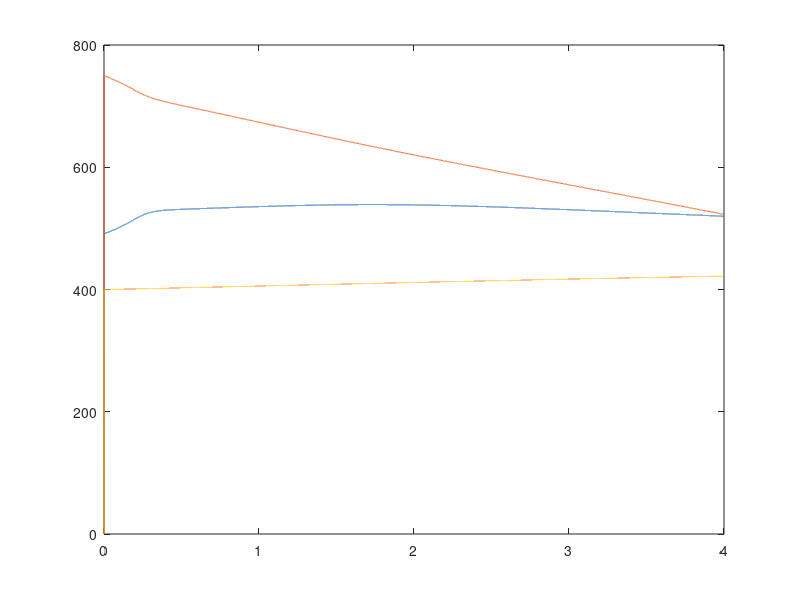
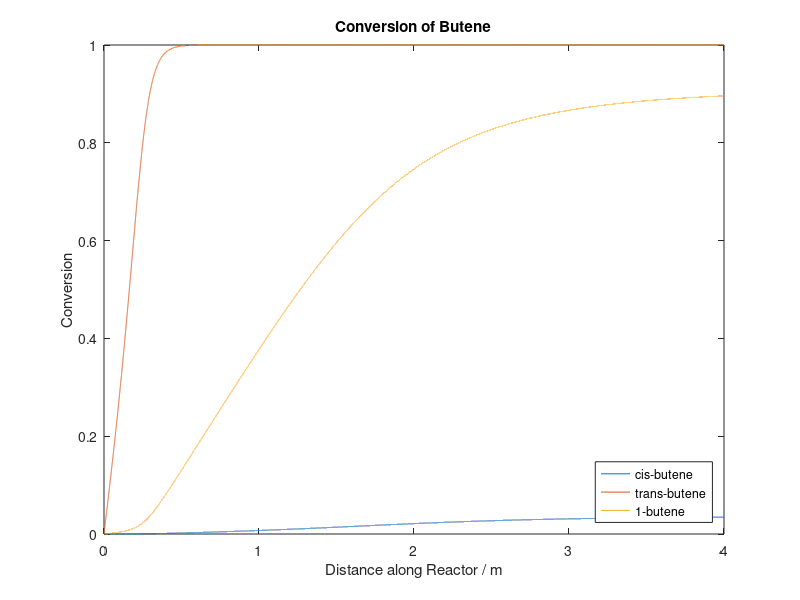

The MATLAB script that drew these images, in order: (Note: this script raises an error after producing the figures.)
%% Notes
%units based on data given -- mol/s, gram of catalyst, kPa
%check all variable values are reasonable; magnitude and sign
%% Component definitions
% 1 = cis-butene
% 2 = trans-butene
% 3 = 1-butene
% 4 = water  -- or w
% 5 = SBA    -- or a
% 6 = 1,3-butadiene
% 7 = i-butane
%% Inlet
F0 = [6.0230139,14.85743194,16.9150625,151.154161,0.00677639,1.827233333,0.18854306];  %mol/s
F0(4) = 10*sum(F0(1:3)); %Steam:Butene ratio
FT0 = sum(F0); %total molar flowrate in a given step
x0 = F0./FT0; %vector of compositions
%% Variable parameters
T0 = 491; %K
P0 = 7.5*10^2; %kPa
Height = 4; %m
TubeInnerDiameter = 0.50; %m
TubeThickness = 0.020; %m
NumberOfTubes = 5; %number of tubes
dz = 0.0001;   %m,height step size
Voidage = 0.4;    %voidage of packed bed
%% Reaction parameters
FlowArea = NumberOfTubes*pi*0.25*TubeInnerDiameter^2; %m2
k = 1.2*10^-7; %k is constant bc E=0 for all rxns
Kw0 = [3*10^-31, 1*10^-30, 1.2*10^-31]; %kPa^-3
dH = [-2.6*10^5,-2.2*10^5,-2.47*10^5]; %J/mol
KRatio = [150,80,100];
R = 8.3145; %J/mol K
CatalystRho = 2500; %kg/m3
ParticleDiameter = 0.001; %m
CatalystMass = CatalystRho*FlowArea*Height*(1-Voidage); %kg
N1 = Height/dz;   %number of steps
%% Reactor Model
Table = zeros;
Table(1,2) = T0;
Table(1,3) = P0;
Table(1,4) = x0(1);
Table(1,5) = x0(2);
Table(1,6) = x0(3);
Table(1,7) = x0(4);
Table(1,8) = x0(5);
for i = 1:N1
    %first iteration want inlet conditions
    if i == 1        
        T = T0; %K
        P = P0; %kPa
        F = F0; %mol/s
        CoolantTemp = 400; %K
    end
    %% Reaction
    FT = sum(F); %total molar flowrate in a given step
    x = F./FT; %vector of compositions
    pc4 = x(1:3).*P; %kPa
    pw = x(4)*P;     %kPa
    pa = x(5)*P;     %kPa
    Kw = Kw0.*exp(-dH./(R*T)); %kPa^-3

    rs = (k.*pc4.*pw^2)./((1+Kw.*pw^3).*(pw+KRatio.*pa)); %rate//per GRAM of catalyst
    m = 1000*CatalystMass/N1; %GRAMS of catalyst in each step
    r = rs.*m;   %number of moles of given butene consumed per second in a given step
 
    if any(r<0)
        errordlg('Negative rate; look at pressure drop')
        break
    end
    
    dF = [-r(1),-r(2),-r(3),-r(1)-r(2)-r(3),r(1)+r(2)+r(3),0,0]; %Assuming no side reactions
    %% Temperature Change
    DH = r.*(-5*10^4); %J/s, enthalpy released is dependent on number of moles reacted
    
    %NASA:
    coeff = [5.44417817E+00 -5.20451694E-03 9.62906577E-05 -1.20068814E-07 4.681948255E-11; ...
        5.57278967E+00 3.76541017E-03 6.52226708E-05 -8.30909522E-08 3.20311342E-11; ...
        4.42674073E+00 6.63946249E-03 6.80652815E-05 -9.28753562E-08 3.73473949E-11; ...
        4.19864056E+00 -2.03643410E-03 6.52040211E-06 -5.48797062E-09 1.77197817E-12; ...  
        5.03930607E+00 4.09387100E-04 9.15574112E-05 -1.19411713E-07 4.75043987E-11; ...  
        1.68530424E+00 1.96120012E-02 4.46523571E-05 -8.31523114E-08 3.80651226E-11; ...
        4.45479276E+00 8.26057985E-03 8.29886664E-05 -1.146476425E-07 4.64570101E-11];    
    a1 = coeff(:,1);
    a2 = coeff(:,2);
    a3 = coeff(:,3);
    a4 = coeff(:,4);
    a5 = coeff(:,5);
    Cp = R*(a1+a2*T+a3*T^2+a4*T^3+a5*T^4); %J/mol K 
    
    CpT = Cp'.*x; %J/s K; Cp transpose bc 7x1 * 1x7
    
    % Cooling Duty
    TubeOuterDiameter = TubeInnerDiameter+TubeThickness;
    U = 250; %W/m^2 K, 250-750 for organic solvents cooled by 
    CoolantMassFlow = 9;%kg/s
    CoolantMolarFlow = CoolantMassFlow/0.018; %mol/s
    dHXArea = NumberOfTubes*pi*TubeOuterDiameter*dz;
    dQS = U*dHXArea*(T-CoolantTemp); %J/s 
    %Perry's:
    CpWater = 276.37-2.0901*T+8.125E-03*T^2-0.014116E-03*T^3+9.3701E-09*T^4;
    CoolantTemp = CoolantTemp + dQS/(CpWater*CoolantMolarFlow);
    dT = (-sum(DH)-dQS)/(sum(CpT)*FT);
    %% Pressure drop
    %Ergun
    VolumetricFlow = FT*R*T/(P*1000); %IG Law -- appropriate at high Pressure?
    SuperficialVelocity = VolumetricFlow/FlowArea; 
    Mr = [56.11 56.11 56.11 18.02 74.12 54.09 58.12]./1000; %kg/mol 
    FluidDensity = dot(Mr,x)*P/(R*T);   %kg/m3, assuming IG
    
    %Viscosity coefficients from Riazi pp331-335
    A = [1.0320E-06 1.0320E-06 1.0320E-06 6.1842E-07 1.99E-07 2.6963E-07 6.9154E-07];
    B = [4.8960E-01 4.8960E-01 4.8960E-01 6.7780E-01 7.2330E-01 6.7150E-01 5.2140E-01];
    C = [3.4739E+02 3.4739E+02 3.4739E+02 8.4722E+02 1.7800E+02 1.3472E+02 2.2900E+02];
    D = [0.0000E+00 0.0000E+00 0.0000E+00 -7.4074E+04 0.0000E+00  0.0000E+00 0.0000E+00];
    MuLow = 1000.*A.*T.^B./(1+C./T+D./T^2); %cP; 1cP = 1 mPa s; Pr<0.6 (low pressure)
    %SBA coefficients are actually those for i-propanol
    %SBA data was not available in Riazi, so data from Perry's was used to calculate the vapour viscosity of SBA
    C1 = 1.2114E-07;
    C2 = 0.76972;
    C3 = 92.661;
    MuLow(5) = C1*T^C2/(1+C3/T)*10^3; %cP
    
    Pc = [4043 4043 4043 22055 4302 4277 3648]; %kPa
    Tc = [419.8 419.8 419.8 646.98 547.63 425.02 407.99]; %K
    Pr = P./Pc;
    Tr = T./Tc;
    ReducedDensity = Mr.*Pr./(R.*Tr);
    Zeta = Tc.^(1/6).*Mr.^(-1/2).*(0.987.*Pc).^(-2/3);
   
    Mu = MuLow+((0.1023+0.023364.*ReducedDensity+0.058533.*ReducedDensity.^2-0.040758.*ReducedDensity.^3+0.0093324.*ReducedDensity.^4).^4-10^-4)./Zeta; %cP
    MuMixture = 10^-3*sum(x.*Mr.^0.5.*Mu)/dot(x,Mr.^0.5); %Pa s
    
    dPE = 10^-3*dz*((150*MuMixture*(1-Voidage)^2*SuperficialVelocity)/(Voidage^3*ParticleDiameter^2)+(1.75*(1-Voidage)*FluidDensity*SuperficialVelocity^2)/(Voidage^3*ParticleDiameter)); %kPa 
    dP = -dPE+sum(dF)*R*T/(VolumetricFlow*1000);
    %% Recalculate values
    T = T+dT;
    P = P+dP;
    if P<100
        errordlg('Pressure too low')
        break
    end
    F = F+dF;
    
    FT = sum(F);
    x = F./FT;
    if any(x<0) || any(x>1) 
        errordlg('Unphysical composition')
        break
    end
    X = (sum(F0(1:3))-sum(F(1:3)))/sum(F0(1:3)); %conversion of mixed butenes
    X1 = (F0(1)-F(1))/F0(1);
    X2 = (F0(2)-F(2))/F0(2);
    X3 = (F0(3)-F(3))/F0(3);
    %% Store values in table
    Table(i+1,1) = i*dz;
    Table(i+1,2) = T;
    Table(i+1,3) = P;
    Table(i+1,4) = x(1);
    Table(i+1,5) = x(2);
    Table(i+1,6) = x(3);
    Table(i+1,7) = x(4);
    Table(i+1,8) = x(5);
    Table(i+1,9) = X1;
    Table(i+1,10) = X2;
    Table(i+1,11) = X3;
    Table(i+1,12) = -sum(DH);
    Table(i+1,15) = P;
    Table(i+1,13) = dQS;
    Table(i+1,14) = CoolantTemp;   
end

LogMeanTemp = ((T0-400)-(T-CoolantTemp))/log((T0-400)/(T-CoolantTemp));
HXArea = NumberOfTubes*pi*TubeOuterDiameter*Height;
Q = U*HXArea*LogMeanTemp;
PressureDrop = P0-P;

%% Plot
z = Table(:,1);
x1 = Table(:,4);
x2 = Table(:,5);
x3 = Table(:,6);
xw = Table(:,7);
xa = Table(:,8);
Temp = Table(:,2);
Press = Table(:,3);
X1 = Table(:,9);
X2 = Table(:,10);
X3 = Table(:,11);
Enthalpy = Table(:,12);
Pressure = Table(:,15);
Cooling = Table(:,13);
WaterTemp = Table(:,14);

figure(1)
plot(z,Temp,z,Pressure,z,WaterTemp)
%axis([0,i*dz,300,600])

figure(2)
plot(z,X1,z,X2,z,X3)
legend('cis-butene','trans-butene','1-butene','Location','southeast')
title('Conversion of Butene')
xlabel('Distance along Reactor / m')
ylabel('Conversion')
ax = gca;
ax.Box = 'off';

figure(3)
plot(z,Enthalpy,z,Cooling)

%% Sensitivity Analysis
% plot(z,x1,z,x2,z,x3,z,xa)   %water composition has not been plotted bc is nearly constant at xw = 0.9
% axis([0,i*dz,0,0.1])
% legend('cis-butene','trans-butene','1-butene','SBA','Location','northwest')
% title('Composition')
% xlabel('Distance along Reactor / m')
% ylabel('Composition along reactor')
% ax = gca;
% ax.Box = 'off';
% %saveas(gcf,'Sensitivity7.png')
% 
% x